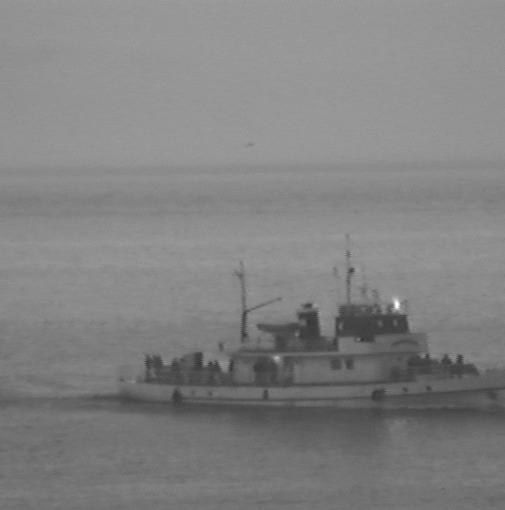
#> input picture 01-11 Attention/images/IV_images/VIS3.jpg, 505 x 510 px; its folder holds only this picture in this run
$ python -i generate.py   (imports and definitions only)
#> lines starting #> are read from the running program, lines starting #| are printed output that depends on the picture
#> further down, picture is the input picture: shape (510, 505, 3); min 47, max 255, mean 129.8
# Use a trained DenseFuse Net to generate fused images

import tensorflow as tf
import numpy as np
import attention
from datetime import datetime

from fusion_l1norm import L1_norm, L1_norm_attention
from densefuse_net import DenseFuseNet
from utils import get_images, save_images, get_train_images, get_train_images_rgb
from fusion_addition import Strategy
import cv2
import attention
TRAINING_IMAGE_SHAPE = (256, 256, 1) # (height, width, color_channels)
TRAINING_IMAGE_SHAPE_OR = (256, 256, 1) # (height, width, color_channels)

def guideFilter(I, p, winSize, eps):

    mean_I = cv2.blur(I, winSize)      # I的均值平滑
    mean_p = cv2.blur(p, winSize)      # p的均值平滑

    mean_II = cv2.blur(I * I, winSize) # I*I的均值平滑
    mean_Ip = cv2.blur(I * p, winSize) # I*p的均值平滑

    var_I = mean_II - mean_I * mean_I  # 方差
    cov_Ip = mean_Ip - mean_I * mean_p # 协方差

    a = cov_Ip / (var_I + eps + 0.0000001)         # 相关因子a
    b = mean_p - a * mean_I            # 相关因子b

    mean_a = cv2.blur(a, winSize)      # 对a进行均值平滑
    mean_b = cv2.blur(b, winSize)      # 对b进行均值平滑

    q = mean_a * I + mean_b

    return q

def RollingGuidance(I, sigma_s, sigma_r, iteration):
	sigma_s = (sigma_s, sigma_s)
	out = cv2.GaussianBlur(I, sigma_s, 0)
	for i in range(iteration):
		out = guideFilter(out, I, sigma_s, sigma_r*sigma_r)

	return out

def Grad(I1):
    G1=[]
    L1=[]
    G1.append(I1)
    sigma_s = 3
    sigma_r = [0.5, 0.5, 0.5, 0.5]
    iteration = [4, 4, 4, 4]
    indice=(1,2,3)
    for i in indice:
        G1.append(RollingGuidance(G1[i-1],sigma_s,sigma_r[i-1],iteration[i-1]))
        L1.append(G1[i-1]-G1[i])
        sigma_s = 3 * sigma_s
#> this loop made 3 passes
#> pass 1, in guideFilter, `mean_II = cv2.blur(I * I, winSize)`:
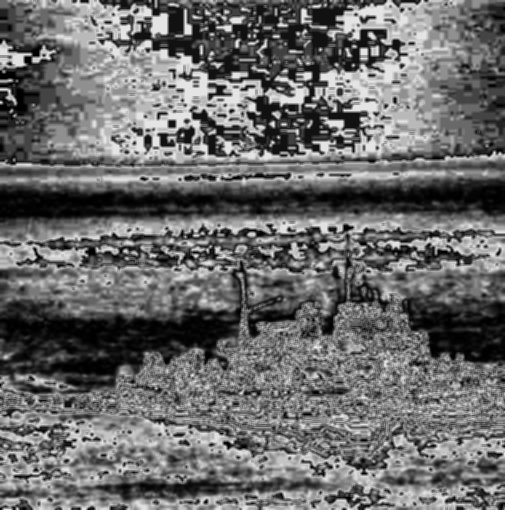
#> mean_II: shape (510, 505, 3); min 0, max 249, mean 106.5
#> after the loop, G1 = 4 items; L1 = 3 items; sigma_s = 81
    sigma_s = (3, 3)
    G1.append(cv2.GaussianBlur(G1[3], sigma_s, 0))
    L1.append(G1[3]-G1[4])
    L1.append(G1[4])
    grad = L1[0]
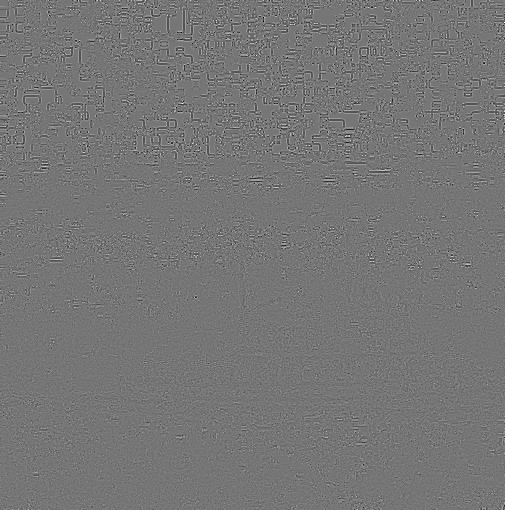
#> grad: shape (510, 505, 3) float64; min -52.82, max 61.13, mean 0; drawn with min black and max white
    return grad

# [498 lines left out: functions generate, _handler, _handler_l1, _handler_video, _handler_rgb, _handler_rgb_l1 and 3 more, not called in this run]
			#save_images(ir_path, feature_map_vis_out, output_path,
			#            prefix='fused' + str(index), suffix='vis' + str(ssim_weight))
			#save_images(ir_path, feature_map_ir_out, output_path,
			#            prefix='fused' + str(index), suffix='ir' + str(ssim_weight))

>>> import cv2
>>> picture = cv2.imread('images/IV_images/VIS3.jpg')
>>> result = Grad(picture)

$ run again, on 01-11 Attention/images/IV_images/VIS5.jpg
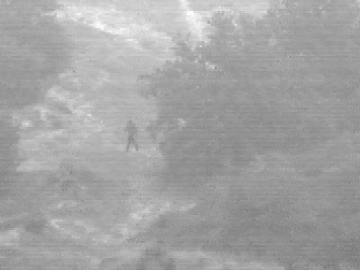
#> input picture 01-11 Attention/images/IV_images/VIS5.jpg, 360 x 270 px
#> picture is the input picture: shape (270, 360, 3); min 119, max 255, mean 164.3
#> the loop in Grad, `for i in indice:` made 3 passes
#> pass 1, in guideFilter, `mean_II = cv2.blur(I * I, winSize)`:
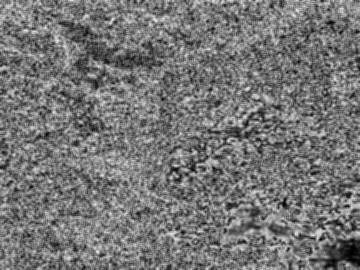
#> mean_II: shape (270, 360, 3); min 0, max 233, mean 117.7
#> after the loop in Grad, `for i in indice:`: G1 = 4 items; L1 = 3 items; sigma_s = 81
#> in Grad, `grad = L1[0]`:
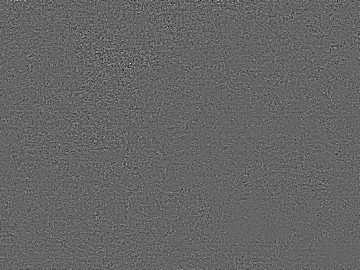
#> grad: shape (270, 360, 3) float64; min -42.01, max 63.53, mean 0; drawn with min black and max white

$ run again, on 01-11 Attention/images/IV_images/IR1.png
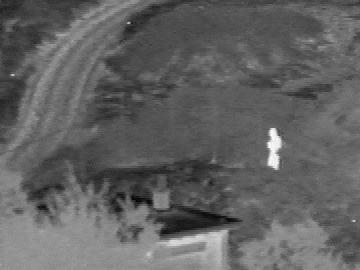
#> input picture 01-11 Attention/images/IV_images/IR1.png, 360 x 270 px
#> picture is the input picture: shape (270, 360, 3); min 0, max 255, mean 97.8
#> the loop in Grad, `for i in indice:` made 3 passes
#> pass 1, in guideFilter, `mean_II = cv2.blur(I * I, winSize)`:
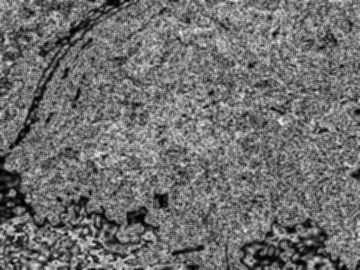
#> mean_II: shape (270, 360, 3); min 0, max 249, mean 111
#> after the loop in Grad, `for i in indice:`: G1 = 4 items; L1 = 3 items; sigma_s = 81
#> in Grad, `grad = L1[0]`:
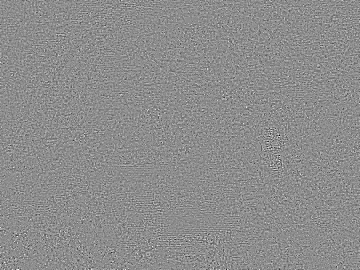
#> grad: shape (270, 360, 3) float64; min -33.16, max 26.76, mean 0; drawn with min black and max white
